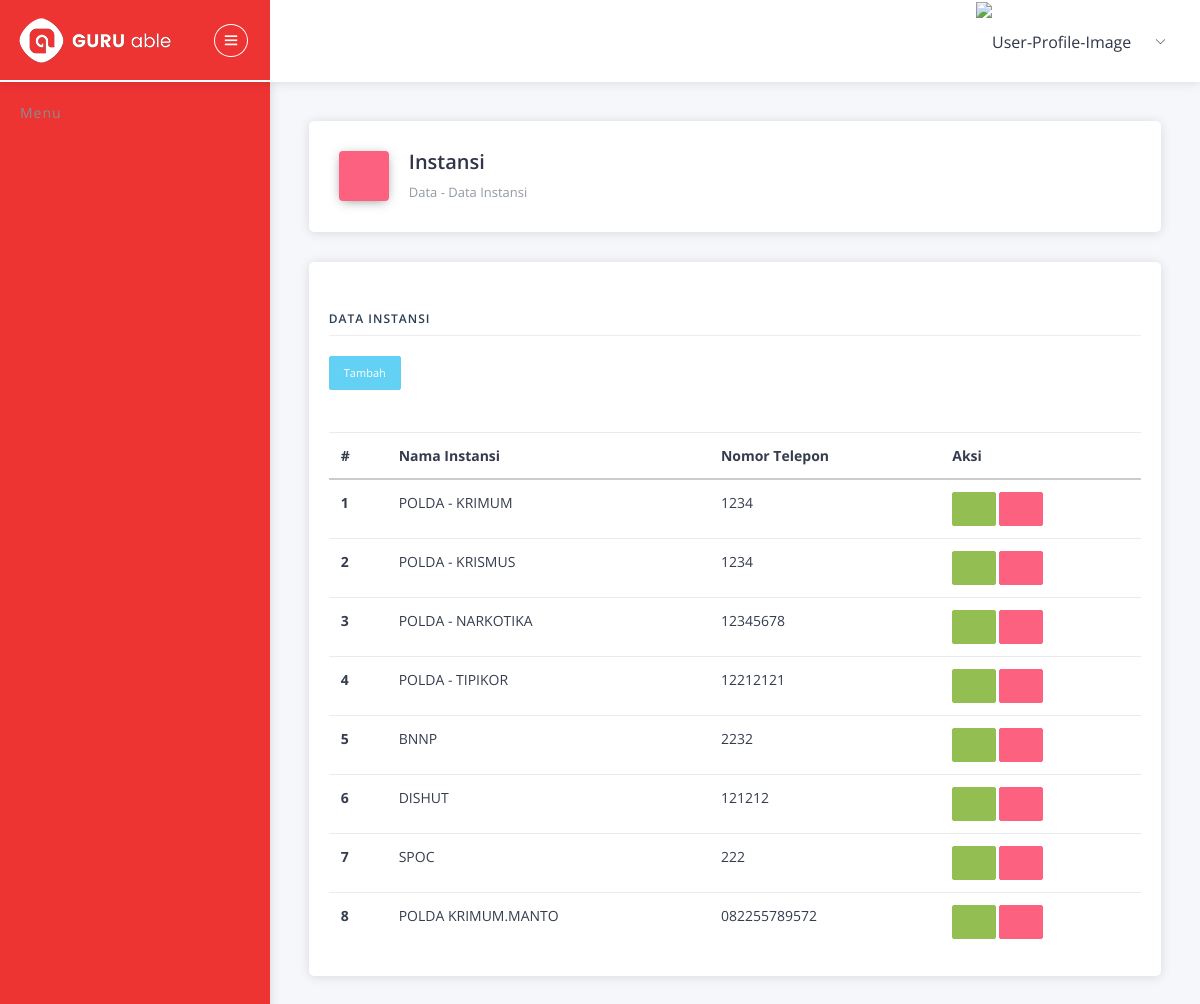
The page / on the database its author committed.
### tables this page shows
CREATE TABLE `instansi` (
  `id_instansi` int(5) NOT NULL,
  `nama` varchar(50) NOT NULL,
  `no_hp` varchar(14) DEFAULT NULL
);

### application/controllers/Instansi.php (called while the page is built, shortened)
<?php
class Instansi extends CI_Controller
{
    public function __construct()
    {
        $this->load->model('Instansi_model');
    }
    public function index()
    {
        $data['instansi'] = $this->Instansi_model->getAllInstansi();
        $this->load->view('template/atas');
        $this->load->view('instansi/index', $data);
        $this->load->view('template/bawah');
    }
}

### index.php (called while the page is built, shortened)
<?php
require_once BASEPATH.'core/CodeIgniter.php';

### application/models/Instansi_model.php (called while the page is built, shortened)
<?php
class Instansi_model extends CI_model
{
    public function getAllInstansi()
    {
        return $this->db->get('instansi')->result_array();
    }
}

### application/views/instansi/index.php (the view, shortened to what this page needs)
<div class="pcoded-content">
    <div class="pcoded-inner-content">
        <div class="main-body">
            <div class="page-wrapper">
                <div class="page-header card">
                    <div class="row align-items-end">
                        <div class="col-lg-8">
                            <div class="page-header-title">
                                <i class="icofont icofont icofont icofont-file-document bg-c-pink"></i>
                                <div class="d-inline">
                                    <h4>Instansi</h4>
                                    <span>Data - Data Instansi</span>
                                </div>
                            </div>
                        </div>
                        <div class="col-lg-4">
                        </div>
                    </div>
                </div>
                <div class="page-body">
                    <div class="row">
                        <div class="col-sm-12">
                            <div class="card">
                                <div class="card-header">
                                </div>
                                <div class="card-block">
                                    <h4 class="sub-title">Data Instansi</h4>
                                    <a href="<?= base_url() ?>instansi/add" class="btn btn-info btn-sm"> Tambah </a><br>
                                    <br>
                                    <br>
                                    <div class="card-block table-border-style">
                                        <div class="table-responsive">
                                            <table class="table">
                                                <thead>
                                                    <tr>
                                                        <th>#</th>
                                                        <th>Nama Instansi</th>
                                                        <th>Nomor Telepon</th>
                                                        <th>Aksi</th>
                                                    </tr>
                                                </thead>
                                                <tbody>
                                                    <?php $no = 1;
                                                    foreach ($instansi as $value) : ?>
                                                        <tr>
                                                            <th scope="row"><?= $no++ ?></th>
                                                            <td><?= $value['nama'] ?></td>
                                                            <td><?= $value['no_hp'] ?></td>
                                                            <td><a href="<?= base_url() ?>instansi/update/<?= $value['id_instansi']; ?>" class="btn btn-success btn-sm">
                                                                    <i class="icofont icofont-pencil-alt-5"></i>
                                                                </a>
                                                                <a onclick="return confirm('Yakin Hapus')" href="<?= base_url() ?>instansi/delete/<?= $value['id_instansi']; ?>" class="btn btn-danger btn-sm">
                                                                    <i class="icofont icofont-trash"></i>
                                                                </a>
                                                            </td>
                                                        </tr>
                                                    <?php endforeach ?>
                                                </tbody>
                                            </table>
                                        </div>
                                    </div>
                                </div>
                            </div>
                        </div>
                    </div>
                </div>
            </div>
        </div>
    </div>
</div>

### rows shown on the page
instansi: nama "POLDA - KRIMUM", no_hp "1234"
instansi: nama "POLDA - KRISMUS", no_hp "1234"
instansi: nama "POLDA - NARKOTIKA", no_hp "12345678"
instansi: nama "POLDA - TIPIKOR", no_hp "12212121"
instansi: nama "BNNP", no_hp "2232"
instansi: nama "DISHUT", no_hp "121212"
instansi: nama "SPOC", no_hp "222"
instansi: nama "POLDA KRIMUM.MANTO", no_hp "082255789572"
